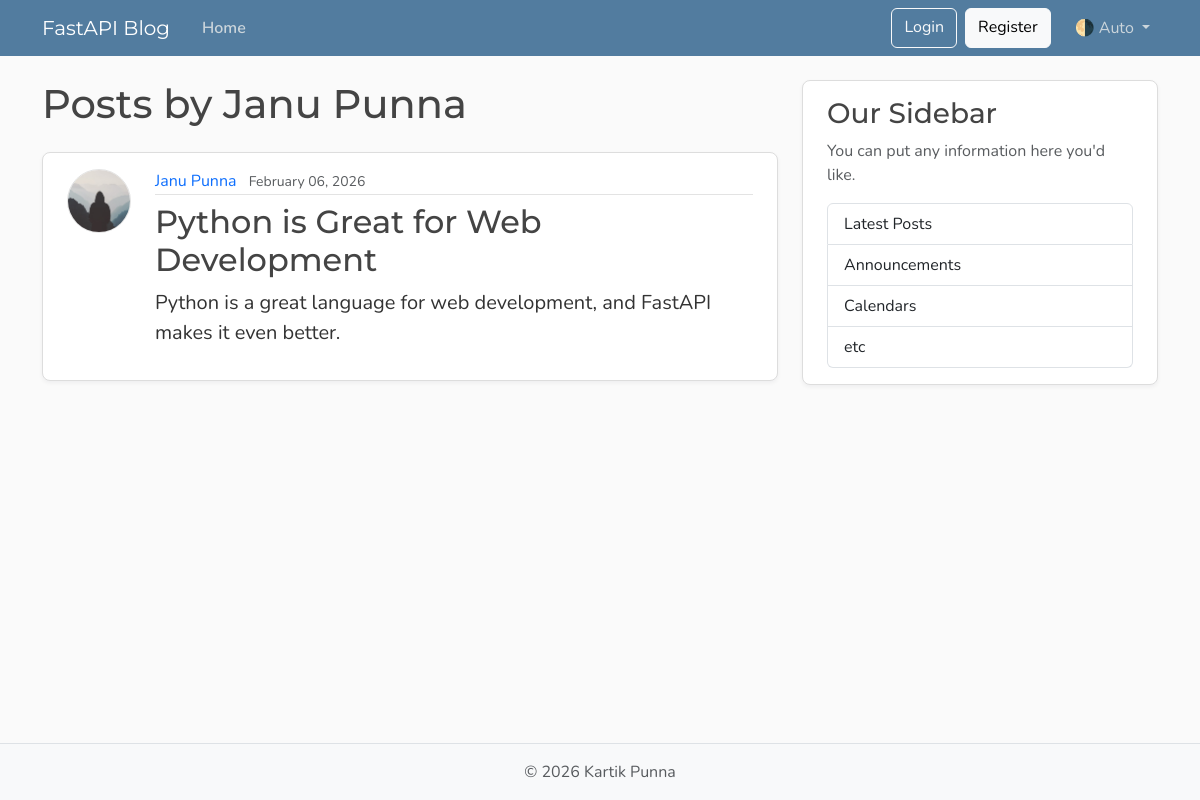
The page /users/2/posts on the database as committed earlier.
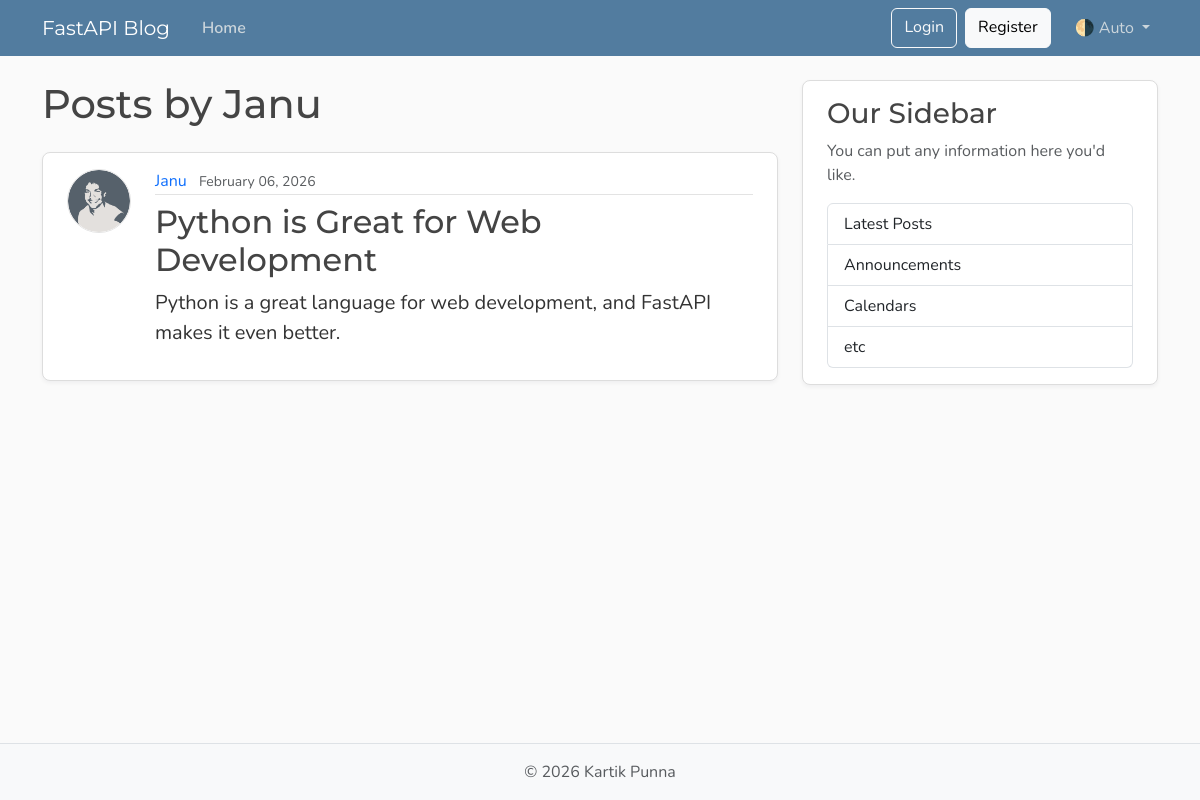
The same page on the database as committed later.
### models.py (models this page shows, shortened)
class User(Base):
    __tablename__ = 'users'
    id: Mapped[int] = mapped_column(Integer, primary_key=True, index=True)
    username: Mapped[str] = mapped_column(String(50), unique=True, nullable=False)
    email: Mapped[str] = mapped_column(String(120), unique=True, nullable=False)
    image_file: Mapped[str | None] = mapped_column(
        String(200),
        nullable=True,
        default=None,
    )
    posts: Mapped[list[Post]] = relationship(back_populates='author', cascade='all, delete-orphan')

class Post(Base):
    __tablename__ = 'posts'
    id: Mapped[int] = mapped_column(Integer, primary_key=True, index=True)
    title: Mapped[str] = mapped_column(String(100), nullable=False)
    content: Mapped[str] = mapped_column(Text, nullable=False)
    user_id: Mapped[int] = mapped_column(ForeignKey('users.id'), nullable=False, index=True)
    date_posted: Mapped[datetime] = mapped_column(DateTime(timezone=True), default=lambda: datetime.now(UTC))
    author: Mapped[User] = relationship(back_populates='posts')

### main.py (the view)
@app.get('/users/{user_id}/posts', include_in_schema=False, name='user_posts')
def user_posts(request: Request, user_id: int, db: Annotated[Session, Depends(get_db)]):
    result = db.execute(select(models.User).where(models.User.id == user_id))
    user = result.scalars().first()
    if not user:
        raise HTTPException(status_code=status.HTTP_404_NOT_FOUND, detail='User not found')
    result = db.execute(select(models.Post).where(models.Post.user_id == user_id))
    posts = result.scalars().all()
    return templates.TemplateResponse(request, 'user_posts.html', {'posts': posts, 'user': user, 'title': f"{user.username}'s Posts"})

### templates/user_posts.html
{% extends "layout.html" %}
{% block content %}
  <h1 class="mb-4">Posts by {{ user.username }}</h1>
  {% for post in posts %}
    <article class="content-section py-3 px-4 mb-4">
      <div class="d-flex align-items-start gap-4">
        <img class="rounded-circle article-img flex-shrink-0"
            src="{{ post.author.image_path }}"
            alt="{{ post.author.username }}'s profile picture"
            width="64"
            height="64"
            loading="lazy">
        <div class="flex-grow-1">
          <div class="article-metadata mb-2">
            <a class="me-2"
              href="{{ url_for('user_posts', user_id=post.author.id) }}">{{ post.author.username }}</a>
            <small class="text-body-secondary">{{ post.date_posted.strftime("%B %d, %Y") }}</small>
          </div>
          <h2>
            <a class="article-title"
              href="{{ url_for('post_page', post_id=post.id) }}">{{ post.title }}</a>
          </h2>
          <p class="article-content">{{ post.content }}</p>
        </div>
      </div>
    </article>
  {% else %}
    <p class="text-body-secondary">No posts by this user yet.</p>
  {% endfor %}
{% endblock content %}

Rows that differ between the two databases and show on the page:
changed User: username "Janu Punna" → "Janu"
changed through a linked row, Post "Python is Great for Web Development": author.image_path: a different picture; author.username "Janu Punna" → "Janu"
